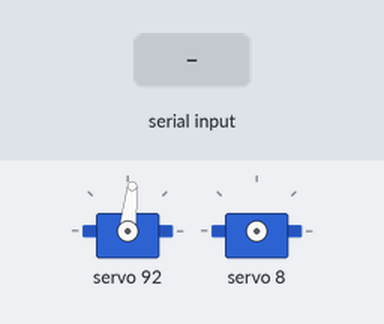
The sketch below on a simulated Arduino Uno, built with avr-gcc and run on an emulated ATmega328P. Parts: 2 × servo. The inputs (shaded band) are chosen by the test bench. What the sketch prints to the serial monitor is not drawn.

Above: at 1.2 s.
1.3 s: "k" received over Serial
2.8 s: "j" received over Serial
Timing chart, 0 to 5.8 s (numbered marks = the images above; inputs shaded):
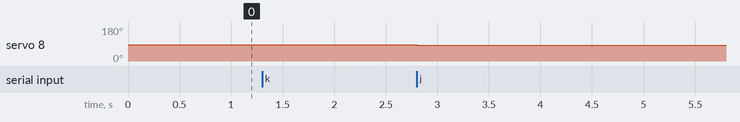

Measured:
- after the input at 2.8 s, servo 8: 85° → 84° at once

The sketch:

05_Servo_Serial.ino
```cpp
//#include <Wire.h>
#include <i2c_driver_wire.h>
#include <Adafruit_PWMServoDriver.h>

Adafruit_PWMServoDriver pwm = Adafruit_PWMServoDriver(0x7F); // address of U3
Adafruit_PWMServoDriver pwm1 = Adafruit_PWMServoDriver(0x7E); // address of U4

// you can also call it with a different address you want
//Adafruit_PWMServoDriver pwm = Adafruit_PWMServoDriver(0x41);
// you can also call it with a different address and I2C interface
//Adafruit_PWMServoDriver pwm = Adafruit_PWMServoDriver(0x40, Wire);


#define SERVOMIN  255 // This is the 'minimum' pulse length count (out of 4096)
#define SERVOMAX  440 // This is the 'maximum' pulse length count (out of 4096)
#define USMIN  600 // This is the rounded 'minimum' microsecond length based on the minimum pulse of 150
#define USMAX  2400 // This is the rounded 'maximum' microsecond length based on the maximum pulse of 600
#define SERVO_FREQ 60 // Analog servos run at ~50 Hz updates

// our servo # counter
uint8_t servonum = 0;

int16_t servo_value = 0;
int16_t prev_servo_value;
uint16_t value;

void setup() {
  Serial.begin(9600);

  pwm.begin();
  pwm1.begin();
  /*
     In theory the internal oscillator (clock) is 25MHz but it really isn't
     that precise. You can 'calibrate' this by tweaking this number until
     you get the PWM update frequency you're expecting!
     The int.osc. for the PCA9685 chip is a range between about 23-27MHz and
     is used for calculating things like writeMicroseconds()
     Analog servos run at ~50 Hz updates, It is importaint to use an
     oscilloscope in setting the int.osc frequency for the I2C PCA9685 chip.
     1) Attach the oscilloscope to one of the PWM signal pins and ground on
        the I2C PCA9685 chip you are setting the value for.
     2) Adjust setOscillatorFrequency() until the PWM update frequency is the
        expected value (50Hz for most ESCs)
     Setting the value here is specific to each individual I2C PCA9685 chip and
     affects the calculations for the PWM update frequency.
     Failure to correctly set the int.osc value will cause unexpected PWM results
  */
  pwm.setOscillatorFrequency(27000000);
  pwm1.setOscillatorFrequency(27000000);
  pwm.setPWMFreq(SERVO_FREQ);  // Analog servos run at ~50 Hz updates
  pwm1.setPWMFreq(SERVO_FREQ);  // Analog servos run at ~50 Hz updates

  prev_servo_value = servo_value;
  value = ((SERVOMAX - SERVOMIN)/2 + SERVOMIN) + (servo_value * (SERVOMAX - SERVOMIN)/100);
  // pwm.setPWM(servonum, 0, value);
  pwm1.setPWM(servonum, 0, value);
  Serial.println(servo_value);
  delay(10);
}

void loop() {
  // Drive each servo one at a time using setPWM()
  serialEvent();
  if(servo_value != prev_servo_value){
    prev_servo_value = servo_value;
    value = ((SERVOMAX - SERVOMIN)/2 + SERVOMIN) + (servo_value * (SERVOMAX - SERVOMIN)/100);
    // pwm.setPWM(servonum, 0, value);
    pwm.setPWM(servonum, 0, value);
    Serial.println("servo move");
  }


}

void serialEvent() {
  char serial_byte = Serial.read();

  switch (serial_byte){
    case 'k':
      servo_value++;
      Serial.println("servo_value: ");
      Serial.println(servo_value);
      break;

    case 'j':
      servo_value--;
      Serial.println("servo_value: ");
      Serial.println(servo_value);
      break;

    default:
      break;
  }
}
```
